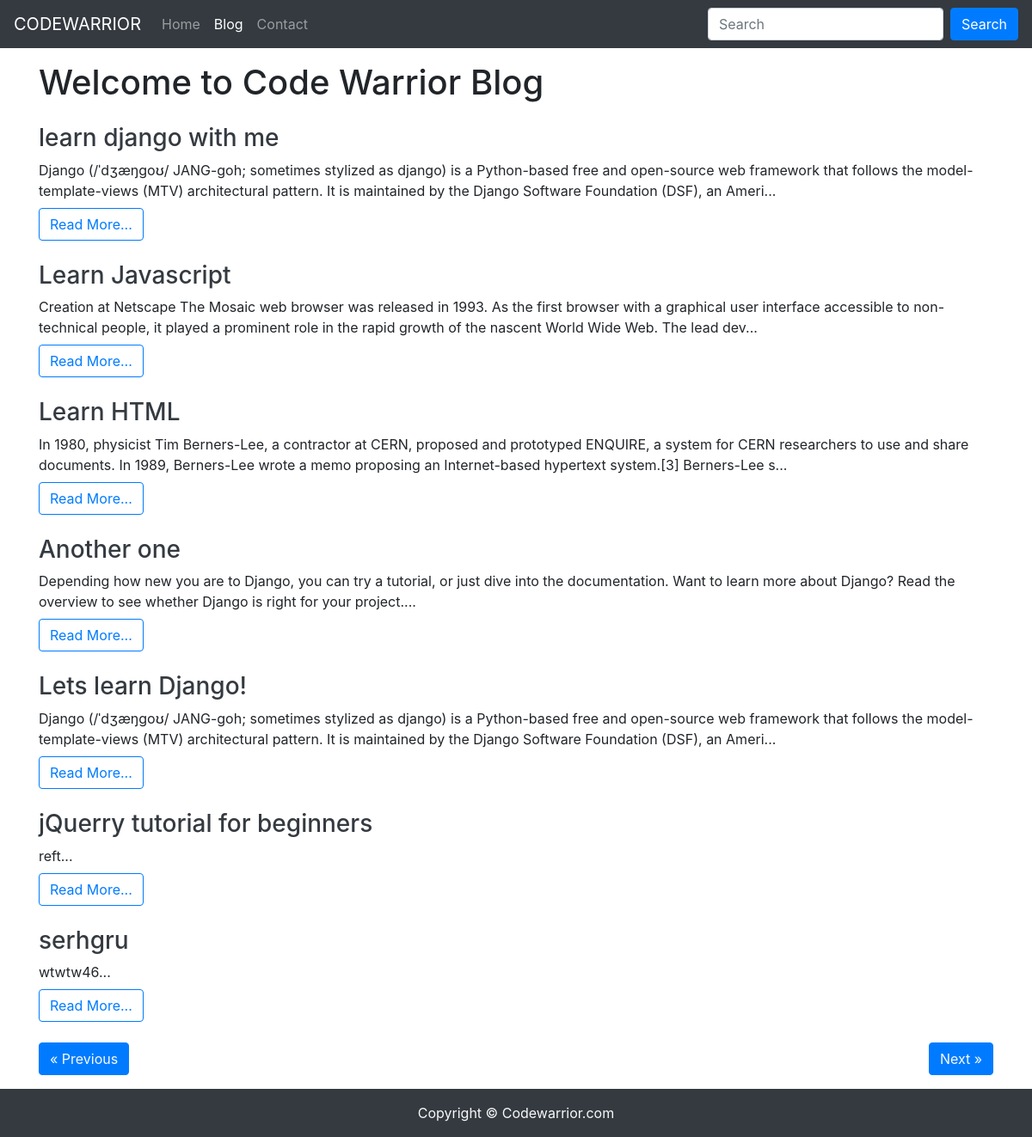
Screenshot of /blog/ with the database file from the repository.
### blog/models.py (models this page shows, shortened)
class Blog(models.Model):
    sno = models.AutoField(primary_key=True)
    title = models.CharField(max_length=200)
    content = models.TextField()
    short_desc = models.CharField(max_length=300, default="")
    slug = models.CharField(max_length=100)
    time = models.DateTimeField(auto_now_add=True)

### blog/views.py (the view)
# urls.py: 2. Add a URL to urlpatterns:  path('blog/', include('blog.urls'))
def blog(request):
    no_of_posts = 7
    page = request.GET.get('page')
    if page is None:
        page = 1
    else:
        page = int(page)
    '''
    1 : 0 - 3
    2 : 3 - 6
    3 : 6 - 9


    1 : 0 - 0 + no_of_posts
    2 : no_of_posts to no_of_posts+ no_of_posts
    3 : no_of_posts+ no_of_posts to no_of_posts+ no_of_posts+ no_of_posts

    (page-1)*no_of_posts to page_no*no_of_posts
    '''
    blogs = Blog.objects.all()
    length = len(blogs)
    blogs = blogs[(page-1)*no_of_posts: page*no_of_posts]
    if page>1:
       prev = page - 1
    else:
       prev = None
    if page<math.ceil(length/no_of_posts):
       nxt = page + 1
    else:
       nxt = None
    context = {'blogs': blogs, 'prev': prev, 'nxt': nxt}
    return render(request, 'bloghome.html', context)

### codewarrior/templates/bloghome.html (shortened to what this page needs)
{% extends 'base.html' %}
{% block blogactive %}active{% endblock blogactive%}
{% block body %}
<div class="container">
<h1 class="my-3">Welcome to Code Warrior Blog</h1>
{% for blog in blogs %}
<div class="my-4">
    <h3 class="text-dark"> <a href="/blogpost/{{blog.slug}}" class="text-dark"> {{blog.title}}</a></h3>
    <div class="my-2">
    {{blog.short_desc|slice:245}}...
    </div>
<a href="/blogpost/{{blog.slug}}" class="text-dark"> <button type="button" class="btn btn-outline-primary">Read More...</button></a>
</div>
{% endfor %}
<div class="my-3">
{% if prev  %}
<button class="btn btn-primary"> <a class="text-light" href="/blog?page={{prev}}">&laquo; Previous</a></button>
{% else %}
<button class="btn btn-primary"> <a class="text-light" href="#">&laquo; Previous</a></button>
{% endif %}
{% if nxt %}
<button class="btn btn-primary float-right"> <a class="text-light" href="/blog?page={{nxt}}">Next &raquo;</a></button>
{% else %}
<button class="btn btn-primary float-right"> <a class="text-light" href="#">Next &raquo;</a></button>
{% endif %}
</div>
</div>
{% endblock body %}

### codewarrior/templates/base.html (shortened to what this page needs)
<!doctype html>
<html lang="en">
  <head>
    <link rel="stylesheet" href="https://cdn.jsdelivr.net/npm/bootstrap@4.5.3/dist/css/bootstrap.min.css">
  </head>
  <body>
    <nav class="navbar navbar-expand-lg navbar-dark bg-dark">
  <a class="navbar-brand" href="/">CODEWARRIOR</a>
  <div class="collapse navbar-collapse" id="navbarSupportedContent">
    <ul class="navbar-nav mr-auto">
      <li class="nav-item {% block homeactive %}{% endblock homeactive%}">
        <a class="nav-link" href="/">Home <span class="sr-only">(current)</span></a>
      </li>
      <li class="nav-item {% block blogactive %}{% endblock blogactive %}">
        <a class="nav-link" href="/blog">Blog</a>
      </li>
       <li class="nav-item {% block contactactive %}{% endblock contactactive %}">
        <a class="nav-link" href="/contact">Contact</a>
      </li>
    </ul>
    <form action="/search" method="get" class="form-inline my-2 my-lg-0">
      <input class="form-control mr-sm-2" type="search" placeholder="Search" aria-label="Search">
      <button class="btn btn-primary my-2 my-sm-0" type="submit">Search</button>
    </form>
  </div>
</nav>
    {% block body %}{% endblock body %}
    <footer class="text-center py-3 text-light bg-dark">Copyright &copy; Codewarrior.com</footer>
  </body>
</html>

### codewarrior/templates/bloghome.html (style rules this page uses)
.container { min-height: 100vh; }

### rows the page displays
Blog: title "learn django with me", short_desc "Django (/ˈdʒæŋɡoʊ/ JANG-goh; sometimes stylized as django) is a Python-based free and open-source web framework that follows the model-template-views (MTV) architectural pattern. It is maintained by the Django Software Foundation (DSF), an Ameri"
Blog: title "Learn Javascript", short_desc "Creation at Netscape The Mosaic web browser was released in 1993. As the first browser with a graphical user interface accessible to non-technical people, it played a prominent role in the rapid growth of the nascent World Wide Web. The lead dev"
Blog: title "Learn HTML", short_desc "In 1980, physicist Tim Berners-Lee, a contractor at CERN, proposed and prototyped ENQUIRE, a system for CERN researchers to use and share documents. In 1989, Berners-Lee wrote a memo proposing an Internet-based hypertext system.[3] Berners-Lee s"
Blog: title "Another one", short_desc "Depending how new you are to Django, you can try a tutorial, or just dive into the documentation. Want to learn more about Django? Read the overview to see whether Django is right for your project."
Blog: title "Lets learn Django!", short_desc "Django (/ˈdʒæŋɡoʊ/ JANG-goh; sometimes stylized as django) is a Python-based free and open-source web framework that follows the model-template-views (MTV) architectural pattern. It is maintained by the Django Software Foundation (DSF), an Ameri"
Blog: title "jQuerry tutorial for beginners", short_desc "reft"
Blog: title "serhgru", short_desc "wtwtw46"
